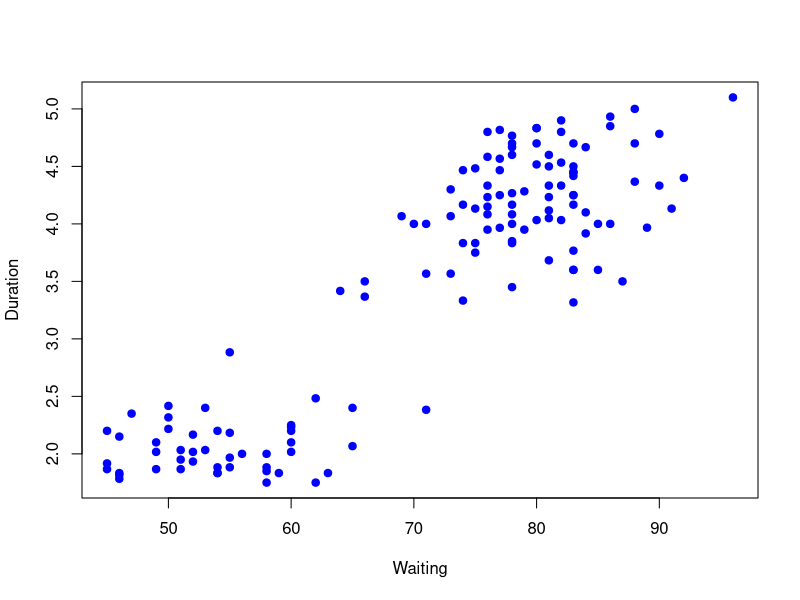
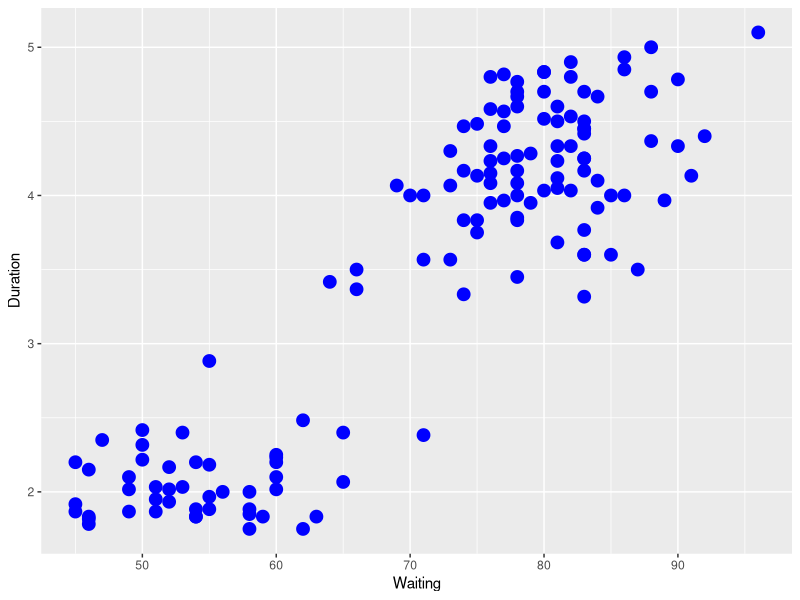
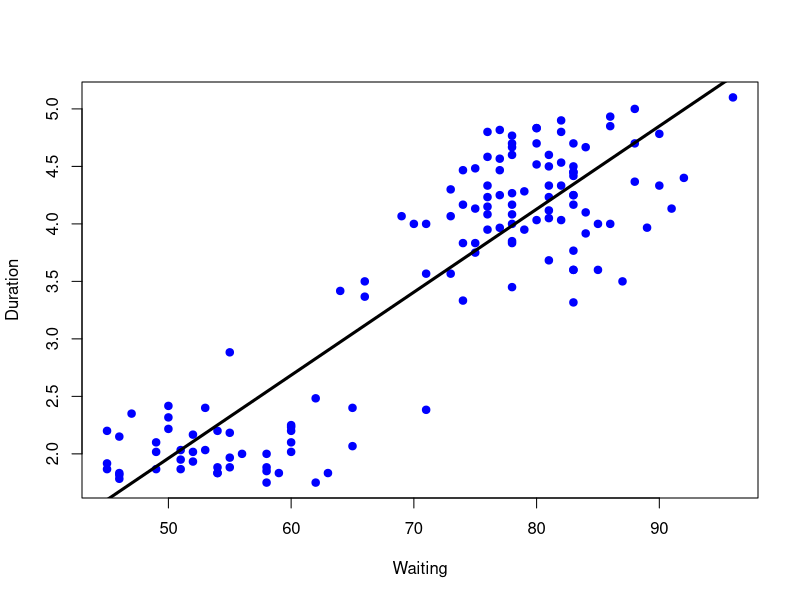
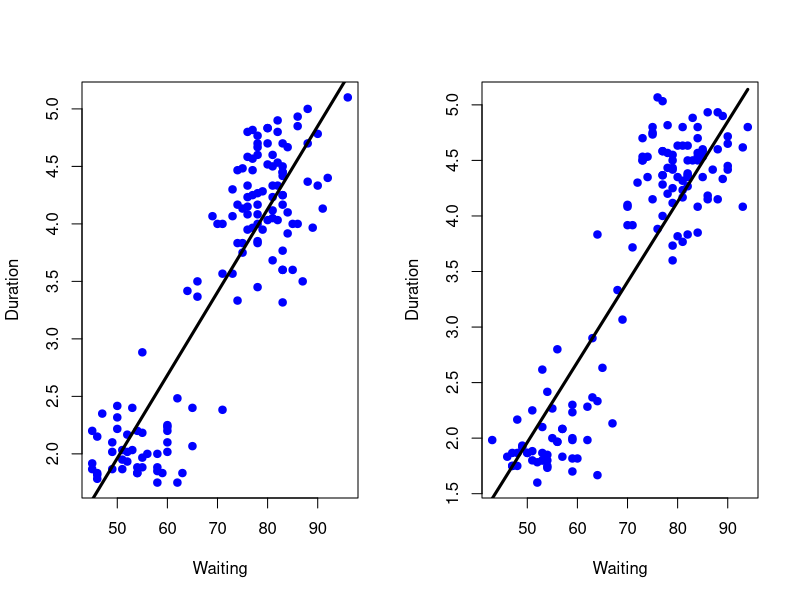
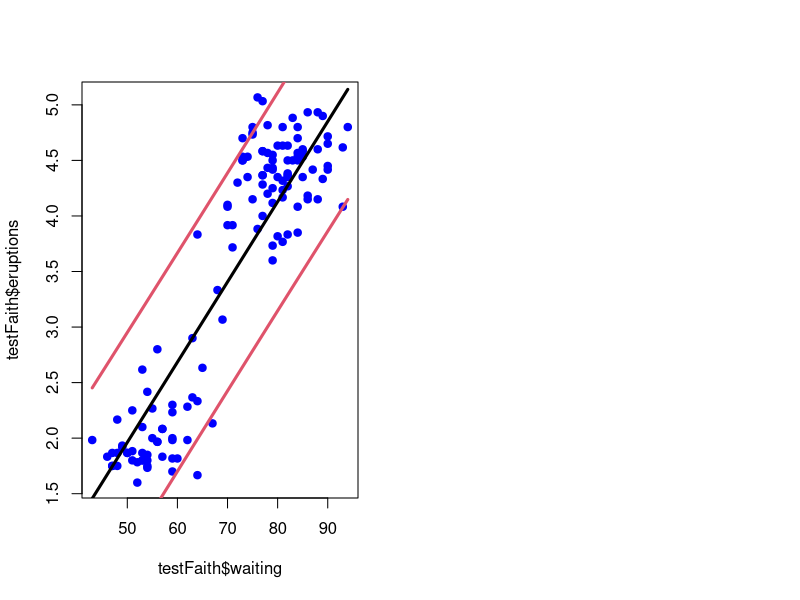

Here is the R script that generated these plots, in order:
# Week 2 Practical Machine Learning
# Lecture 8: predicting with regression

# load packages
library(caret); library(ggplot2); data(faithful); set.seed(333)

# create train and test sets
inTrain <- createDataPartition(y=faithful$waiting, p=0.50, list=FALSE)
trainFaith <- faithful[inTrain,]
testFaith <- faithful[-inTrain,]

head(trainFaith)

# make a plot of this simple data set
plot(trainFaith$waiting, trainFaith$eruptions, pch=19, col="blue", xlab="Waiting", ylab="Duration")

# or, same thing in ggplot2
# this might look a lot more convoluted but the ggplot system is so nice and useful that
# it's worth learning it on basic examples even if it seems weirdly complicated now
ggplot(trainFaith, aes(x=trainFaith$waiting, y=trainFaith$eruptions)) + geom_point(size=4, color="blue") + 
  xlab("Waiting") + ylab("Duration")

# the relationship between the variables looks roughly linear
# let's fit a line through it
# the "Estimate" column have the estimated slope and intercept coefficient values
lm1 <- lm(eruptions ~ waiting, data=trainFaith)
summary(lm1)

# plot the fitted line
plot(trainFaith$waiting, trainFaith$eruptions, pch=19, col="blue", xlab="Waiting", ylab="Duration")
lines(trainFaith$waiting, lm1$fitted, lwd=3)

# to predict a new y value, we just multiply an x value by the slope and add the intercept
coef(lm1)[1] + coef(lm1)[2]*80

# we can predict using the lm object, don't always need to extract the coefficients
# get the prediction for a new value of 80
newdata <- data.frame(waiting=80)
predict(lm1, newdata)

# we want to see how the linear model does on the test set
# the line has a slightly worse fit on the test set, which is to be expected, but it
# still does a really good job
par(mfrow=c(1,2))
plot(trainFaith$waiting, trainFaith$eruptions, pch=19, col="blue", xlab="Waiting", ylab="Duration")
lines(trainFaith$waiting, lm1$fitted, lwd=3)
plot(testFaith$waiting, testFaith$eruptions, pch=19, col="blue", xlab="Waiting", ylab="Duration")
lines(testFaith$waiting, predict(lm1, newdata=testFaith), lwd=3)

# we can calculate the RMSE on the training and test sets
# we observe a slightly larger RMSE on the test set
# train error:
sqrt(sum((lm1$fitted-trainFaith$eruptions)^2))
# test error. A more accurate estimate of the error you would get on a new data set:
sqrt(sum((predict(lm1, newdata=testFaith)-testFaith$eruptions)^2))

# prediction intervals - where we expect most predicted values to land
# the range of possible predictions you're likely to get out
pred1 <- predict(lm1, newdata=testFaith, interval="prediction")
ord <- order(testFaith$waiting)
plot(testFaith$waiting, testFaith$eruptions, pch=19, col="blue")
matlines(testFaith$waiting[ord], pred1[ord,], type="l", col=c(1,2,2), lty=c(1,1,1), lwd=3)

# the same process can be done with the caret package
modFit <- train(eruptions ~ waiting, data=trainFaith, method="lm")
summary(modFit$finalModel)
